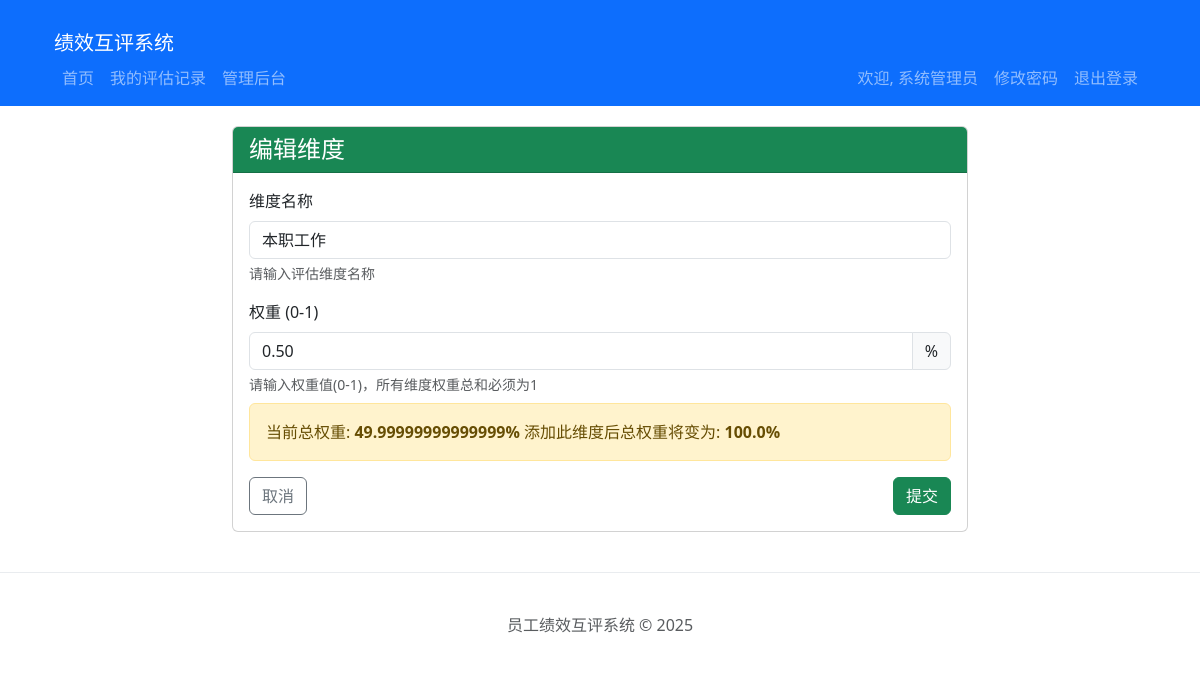
The app's page /admin/dimensions/edit/1 (signed in), older data.
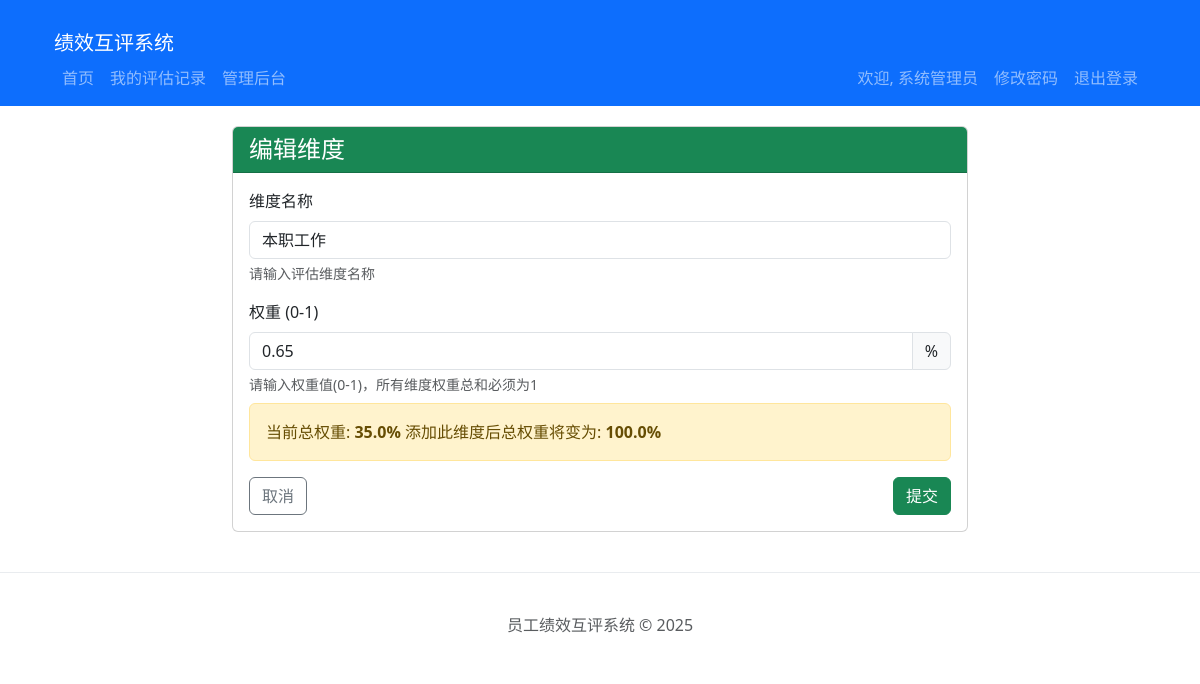
The same page, newer data.
### models.py (models this page shows, shortened)
class EvaluationDimension(db.Model):
    __tablename__ = 'evaluation_dimensions'
    id = db.Column(db.Integer, primary_key=True)
    name = db.Column(db.String(100), nullable=False)
    status = db.Column(db.String(20), default='published', nullable=False)
    weight = db.Column(db.Float, nullable=False)
    created_at = db.Column(db.DateTime, default=datetime.utcnow)
    updated_at = db.Column(db.DateTime, default=datetime.utcnow, onupdate=datetime.utcnow)

### app.py (the view, shortened to what this page needs)
@app.route('/admin/dimensions/edit/<int:id>', methods=['GET', 'POST'])
@login_required
@admin_required
def admin_dimension_edit(id):
    from models import EvaluationDimension
    from forms import DimensionForm
    dimension = EvaluationDimension.query.get_or_404(id)
    form = DimensionForm(obj=dimension)
    current_dimensions = EvaluationDimension.query.filter(EvaluationDimension.id != id).all()
    total_weight = sum(d.weight for d in current_dimensions)
    return render_template('admin/dimension_form.html', form=form, dimension=dimension, total_weight=total_weight)

### forms.py (shortened to what this page needs)
class DimensionForm(FlaskForm):
    name = StringField('维度名称', validators=[DataRequired(), Length(max=100)])
    weight = DecimalField('权重 (0-1)', validators=[DataRequired(), NumberRange(min=0, max=1)])
    submit = SubmitField('提交')

### app.py (called while the page is built)
def admin_required(f):
    @wraps(f)
    def decorated_function(*args, **kwargs):
        if not current_user.is_authenticated:
            return redirect(url_for('login', next=request.url))
        if not current_user.is_admin:
            abort(403)
        return f(*args, **kwargs)
    return decorated_function

@login_manager.user_loader
def load_user(user_id):
    return Employee.query.get(int(user_id))

### templates/admin/dimension_form.html (shortened to what this page needs)
{% extends 'base.html' %}
{% block content %}
<div class="row">
    <div class="col-md-8 offset-md-2">
        <div class="card">
            <div class="card-header bg-success text-white">
                <h4 class="mb-0">{% if dimension %}编辑维度{% else %}添加维度{% endif %}</h4>
            </div>
            <div class="card-body">
                <form method="POST" action="{{ url_for('admin_dimension_add') if not dimension else url_for('admin_dimension_edit', id=dimension.id) }}">
                    <div class="mb-3">
                        {{ form.name.label(class="form-label") }}
                        {{ form.name(class="form-control" + (' is-invalid' if form.name.errors else '')) }}
                        <div class="form-text">请输入评估维度名称</div>
                    </div>
                    <div class="mb-3">
                        {{ form.weight.label(class="form-label") }}
                        <div class="input-group">
                            {{ form.weight(class="form-control" + (' is-invalid' if form.weight.errors else ''), step="0.01") }}
                            <span class="input-group-text">%</span>
                        </div>
                        <div class="form-text">请输入权重值(0-1)，所有维度权重总和必须为1</div>
                        <div class="alert alert-warning mt-2">
                            当前总权重: <strong>{{ total_weight*100 }}%</strong>
                            添加此维度后总权重将变为: <strong>{{ (total_weight + (form.weight.data or 0))*100 }}%</strong>
                        </div>
                    </div>
                    <div class="d-flex justify-content-between">
                        <a href="{{ url_for('admin_dimension_list') }}" class="btn btn-outline-secondary">取消</a>
                        {{ form.submit(class="btn btn-success") }}
                    </div>
                </form>
            </div>
        </div>
    </div>
</div>
{% endblock %}

Row changes from the older to the newer data that the page shows:
changed EvaluationDimension "本职工作": weight "0.50" → "0.65"
Text that changed along with them:
{{ total_weight*100 }}: "49.99999999999999" → "35.0"
